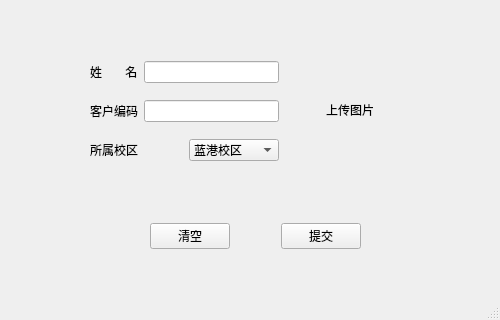
<?xml version="1.0" encoding="UTF-8"?>
<ui version="4.0">
 <class>MainWindow</class>
 <widget class="QMainWindow" name="MainWindow">
  <property name="geometry">
   <rect>
    <x>0</x>
    <y>0</y>
    <width>500</width>
    <height>320</height>
   </rect>
  </property>
  <property name="windowTitle">
   <string>MainWindow</string>
  </property>
  <widget class="QWidget" name="centralwidget">
   <widget class="QWidget" name="layoutWidget">
    <property name="geometry">
     <rect>
      <x>150</x>
      <y>220</y>
      <width>211</width>
      <height>32</height>
     </rect>
    </property>
    <layout class="QHBoxLayout" name="horizontalLayout">
     <item>
      <widget class="QPushButton" name="clear">
       <property name="text">
        <string>清空</string>
       </property>
      </widget>
     </item>
     <item>
      <spacer name="horizontalSpacer">
       <property name="orientation">
        <enum>Qt::Horizontal</enum>
       </property>
       <property name="sizeHint" stdset="0">
        <size>
         <width>40</width>
         <height>20</height>
        </size>
       </property>
      </spacer>
     </item>
     <item>
      <widget class="QPushButton" name="upload">
       <property name="text">
        <string>提交</string>
       </property>
      </widget>
     </item>
    </layout>
   </widget>
   <widget class="QWidget" name="layoutWidget">
    <property name="geometry">
     <rect>
      <x>90</x>
      <y>50</y>
      <width>189</width>
      <height>122</height>
     </rect>
    </property>
    <layout class="QVBoxLayout" name="verticalLayout">
     <item>
      <layout class="QHBoxLayout" name="horizontalLayout_2">
       <item>
        <widget class="QLabel" name="label">
         <property name="text">
          <string>姓       名</string>
         </property>
        </widget>
       </item>
       <item>
        <widget class="QLineEdit" name="custom_name"/>
       </item>
      </layout>
     </item>
     <item>
      <layout class="QHBoxLayout" name="horizontalLayout_4">
       <item>
        <widget class="QLabel" name="label_3">
         <property name="text">
          <string>客户编码</string>
         </property>
        </widget>
       </item>
       <item>
        <widget class="QLineEdit" name="custom_id"/>
       </item>
      </layout>
     </item>
     <item>
      <layout class="QHBoxLayout" name="horizontalLayout_3">
       <item>
        <widget class="QLabel" name="label_2">
         <property name="text">
          <string>所属校区</string>
         </property>
        </widget>
       </item>
       <item>
        <spacer name="horizontalSpacer_2">
         <property name="orientation">
          <enum>Qt::Horizontal</enum>
         </property>
         <property name="sizeHint" stdset="0">
          <size>
           <width>40</width>
           <height>20</height>
          </size>
         </property>
        </spacer>
       </item>
       <item>
        <widget class="QComboBox" name="select_school">
         <item>
          <property name="text">
           <string>蓝港校区</string>
          </property>
         </item>
         <item>
          <property name="text">
           <string>回龙观校区</string>
          </property>
         </item>
        </widget>
       </item>
      </layout>
     </item>
    </layout>
   </widget>
   <widget class="QLabel" name="upload_face">
    <property name="geometry">
     <rect>
      <x>290</x>
      <y>50</y>
      <width>120</width>
      <height>120</height>
     </rect>
    </property>
    <property name="text">
     <string>上传图片</string>
    </property>
    <property name="alignment">
     <set>Qt::AlignCenter</set>
    </property>
   </widget>
  </widget>
  <widget class="QStatusBar" name="statusbar"/>
 </widget>
 <resources/>
 <connections/>
</ui>
